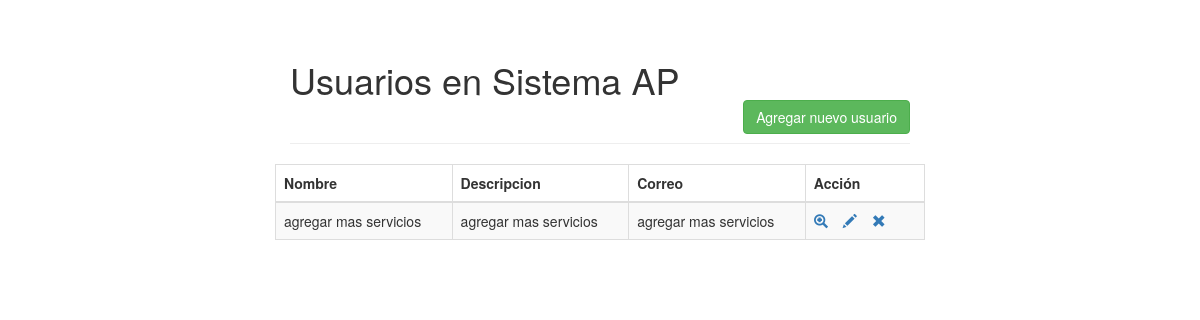
Page /TablaSugerencias/index.php on the committed database.
### tables this page shows
CREATE TABLE `t_sugerencias` (
  `id` int(11) NOT NULL,
  `nombre` varchar(100) NOT NULL,
  `descripcion` varchar(255) NOT NULL,
  `correo` varchar(255) NOT NULL
);

### TablaSugerencias/index.php (the view, shortened to what this page needs)
<!DOCTYPE html>
<html lang="en">
<head>
    <link rel="stylesheet" href="https://maxcdn.bootstrapcdn.com/bootstrap/3.3.7/css/bootstrap.css">
</head>
<body>
    <div class="wrapper">
        <div class="container-fluid">
            <div class="row">
                <div class="col-md-12">
                    <div class="page-header clearfix">
                        <h1 class="pull-left">Usuarios en Sistema AP</h1><br><br>
                        <br><a href="create.php" class="btn btn-success pull-right">Agregar nuevo usuario</a></div>
                    </div>
                    <?php
                    require_once "config.php";
                    $sql = "SELECT * FROM t_sugerencias";
                    if($result = mysqli_query($link, $sql)){
                        if(mysqli_num_rows($result) > 0){
                            echo "<table class='table table-bordered table-striped'>";
                                echo "<thead>";
                                    echo "<tr>";
                                        echo "<th>Nombre</th>";
                                        echo "<th>Descripcion</th>";
                                        echo "<th>Correo</th>";
                                        echo "<th>Acción</th>";
                                    echo "</tr>";
                                echo "</thead>";
                                echo "<tbody>";
                                while($row = mysqli_fetch_array($result)){
                                    echo "<tr>";
                                        echo "<td>" . $row['nombre'] . "</td>";
                                        echo "<td>" . $row['descripcion'] . "</td>";
                                        echo "<td>" . $row['correo'] . "</td>";
                                        echo "<td>";
                                            echo "<a href='read.php?id=". $row['id'] ."' title='Ver usuario' data-toggle='tooltip'><span class='glyphicon glyphicon-zoom-in'></span></a>";
                                            echo "<a href='update.php?id=". $row['id'] ."' title='Actualizar' data-toggle='tooltip'><span class='glyphicon glyphicon-pencil'></span></a>";
                                            echo "<a href='delete.php?id=". $row['id'] ."' title='Eliminar' data-toggle='tooltip'><span class='glyphicon glyphicon-remove'></span></a>";
                                        echo "</td>";
                                    echo "</tr>";
                                }
                                echo "</tbody>";
                            echo "</table>";
                        } else{
                            echo "<p class='lead'><em>No records were found.</em></p>";
                        }
                    } else{
                        echo "ERROR: Could not able to execute $sql. " . mysqli_error($link);
                    }
                    ?>
                </div>
            </div>
        </div>
</body>
</html>

### TablaSugerencias/index.php (style rules this page uses)
.wrapper { width: 650px; margin: 0 auto; }
table tr td:last-child a { margin-right: 15px; }

### rows in the picture
t_sugerencias: nombre "agregar mas servicios", descripcion "agregar mas servicios", correo "agregar mas servicios"
